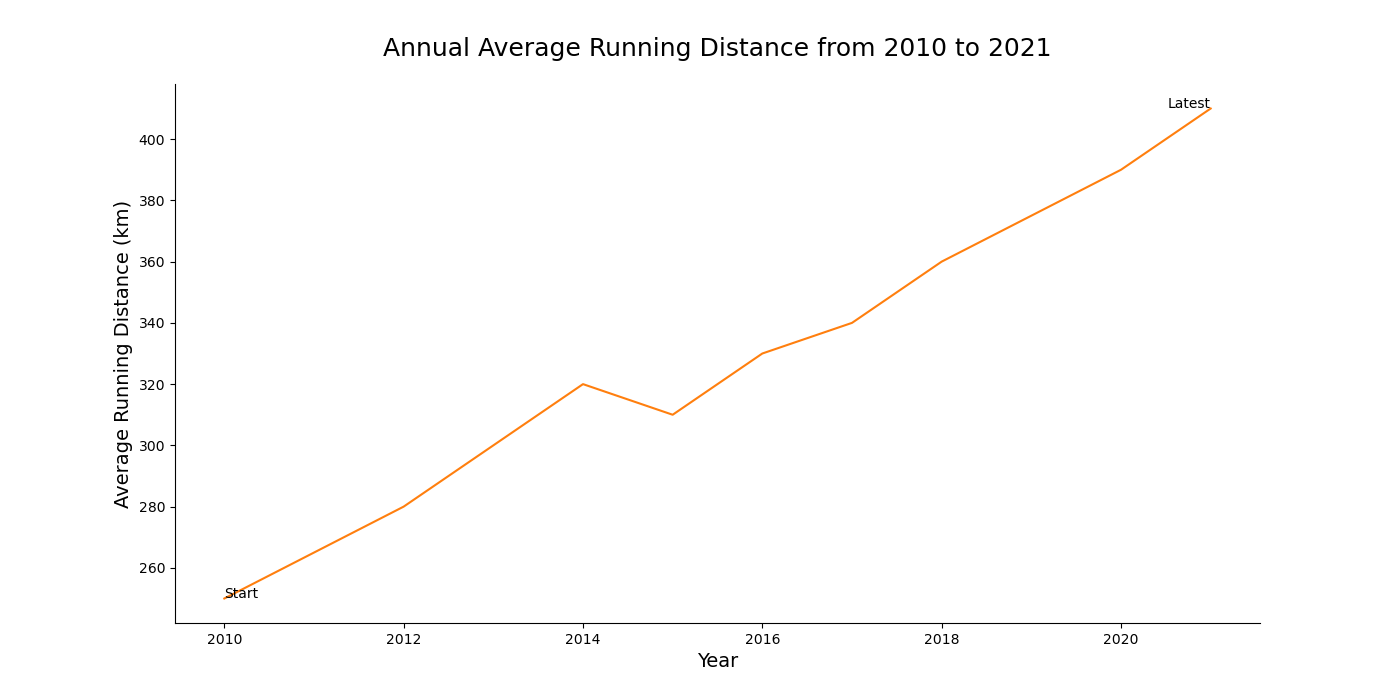

The script that drew this image:

import seaborn as sns
import pandas as pd
import matplotlib.pyplot as plt

# Data points for the new topic
data = {
    'Year': [2010, 2011, 2012, 2013, 2014, 2015, 2016, 2017, 2018, 2019, 2020, 2021],
    'Average Running Distance (km)': [250, 265, 280, 300, 320, 310, 330, 340, 360, 375, 390, 410]
}

# Convert data into DataFrame
df = pd.DataFrame(data)

# Create the line plot
plt.figure(figsize=(14, 7))  # Modify width and height
sns.lineplot(x='Year', y='Average Running Distance (km)', data=df, color='#ff7f0e')  # Change the color scheme

# Adding annotations for the start and end points
plt.text(2010, 250, 'Start', horizontalalignment='left', size='medium', color='black')
plt.text(2021, 410, 'Latest', horizontalalignment='right', size='medium', color='black')

# Setting the title and labels
plt.title('Annual Average Running Distance from 2010 to 2021', fontsize=18, pad=20)
plt.xlabel('Year', fontsize=14)
plt.ylabel('Average Running Distance (km)', fontsize=14)

sns.despine()
plt.show()
